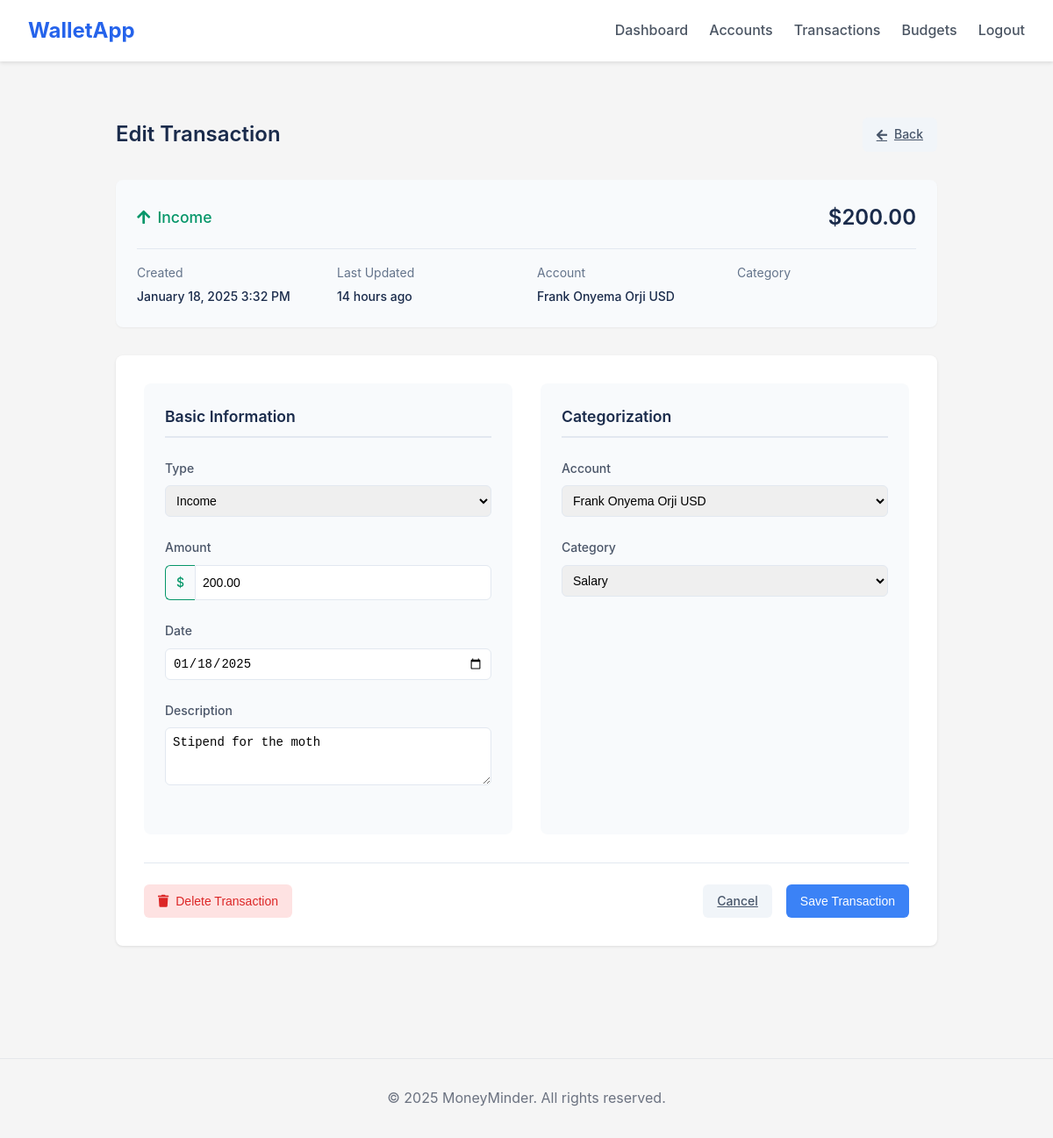
The app's page /transactions/43002e2b-e98f-4fe4-b57e-3e22eb6fcf14/edit (signed in) with its own data.
### app/models/transaction.py (models this page shows, shortened)
class Transaction(db.Model, BaseModel):
    __tablename__ = 'transactions'
    amount = db.Column(db.Numeric(10, 2), nullable=False)
    transaction_type = db.Column(db.String(20), nullable=False)  # 'income' or 'expense'
    description = db.Column(db.Text)
    date = db.Column(db.DateTime, nullable=False, default=datetime.utcnow)
    category = db.Column(db.String(100), nullable=False)
    tag = db.Column(db.String(100), nullable=False)
    user_id = db.Column(db.String(50), db.ForeignKey('users.id'), nullable=False)
    account_id = db.Column(db.String(50), db.ForeignKey('accounts.id'), nullable=False)
    account = db.relationship('Account', back_populates='transactions')

### app/models/account.py (models this page shows, shortened)
class Account(db.Model, BaseModel):
    __tablename__ = 'accounts'
    name = db.Column(db.String(100), nullable=False)
    account_type = db.Column(db.String(50), nullable=False)  # bank, cash, mobile_money
    currency = db.Column(db.String(3), nullable=False, default='USD')
    balance = db.Column(db.Numeric(10, 2), nullable=False, default=0)
    description = db.Column(db.Text)
    user_id = db.Column(db.String(50), db.ForeignKey('users.id'), nullable=False)
    transactions = db.relationship('Transaction', back_populates='account', lazy='dynamic', cascade='all, delete-orphan')

### app/routes/transactions.py (the view, shortened to what this page needs)
@transactions.route('/<transaction_id>/edit', methods=['GET', 'POST'])
@login_required
def edit(transaction_id):
    transaction = Transaction.query.filter_by(
        id=transaction_id,
        user_id=current_user.id
    ).first_or_404()
    form = TransactionForm(current_user, obj=transaction)
    return render_template('transactions/edit.html',
                           form=form,
                           transaction=transaction,
                           categories=Category.PRESET_CATEGORIES,
                           category_tags=Category.CATEGORY_TAGS)

### app/forms/transaction.py (called while the page is built)
    def update_tag_choices(self, category):
        if category:
            tags = Category.get_tags_for_category(category)
            self.tag.choices = [('', 'Select Tag')] + [(tag, tag) for tag in tags]
        else:
            self.tag.choices = [('', 'Select Tag')]

### app/models/__init__.py (called while the page is built)
    @classmethod
    def get_by_id(cls, id):
        return cls.query.get_or_404(id)

### app/models/category.py (called while the page is built)
    @classmethod
    def get_tags_for_category(cls, category_name):
        return cls.CATEGORY_TAGS.get(category_name, {}).get('Subcategories', [])

### app/templates/transactions/edit.html (shortened to what this page needs)
{% extends "base.html" %}
{% block styles %}
    <link rel="stylesheet" href="{{ url_for('static', filename='css/transaction-edit.css') }}">
{% endblock %}
{% block content %}
    <div class="form-container">
        <div class="form-header">
            <h1>Edit Transaction</h1>
            <a href="{{ url_for('transactions.index') }}" class="btn btn-secondary">
                <i class="fas fa-arrow-left"></i> Back
            </a>
        </div>
        <div class="transaction-summary">
            <div class="summary-header">
                <div class="transaction-type {{ transaction.transaction_type }}">
                    <i class="fas fa-{{ 'arrow-up' if transaction.transaction_type == 'income' else 'arrow-down' }}"></i>
                    <span>{{ transaction.transaction_type|title }}</span>
                </div>
                <div class="transaction-amount">
                    {{ "${:,.2f}".format(transaction.amount) }}
                </div>
            </div>
            <div class="summary-details">
                <div class="detail-item">
                    <span class="label">Created</span>
                    <span class="value">{{ moment(transaction.created_at).format('LLL') }}</span>
                </div>
                <div class="detail-item">
                    <span class="label">Last Updated</span>
                    <span class="value">{{ moment(transaction.updated_at).fromNow() }}</span>
                </div>
                <div class="detail-item">
                    <span class="label">Account</span>
                    <span class="value">{{ transaction.account.name }}</span>
                </div>
                <div class="detail-item">
                    <span class="label">Category</span>
                </div>
            </div>
        </div>
        <div class="form-content">
            <form class="transaction-form {{ transaction.transaction_type }}" method="post" novalidate>
                <div class="form-grid">
                    <div class="form-section">
                        <h2>Basic Information</h2>
                        <div class="form-group">
                            {{ form.transaction_type.label }}
                            {{ form.transaction_type(class="form-control") }}
                        </div>
                        <div class="form-group amount-group">
                            {{ form.amount.label }}
                            <div class="input-group">
                                <span class="input-group-text">$</span>
                                {{ form.amount(class="form-control", placeholder="0.00") }}
                            </div>
                        </div>
                        <div class="form-group">
                            {{ form.date.label }}
                            {{ form.date(class="form-control", type="date") }}
                        </div>
                        <div class="form-group">
                            {{ form.description.label }}
                            {{ form.description(class="form-control", rows=3, placeholder="Enter description...") }}
                        </div>
                    </div>
                    <div class="form-section">
                        <h2>Categorization</h2>
                        <div class="form-group">
                            {{ form.account_id.label }}
                            {{ form.account_id(class="form-control") }}
                        </div>
                        <div class="form-group">
                            {{ form.category.label }}
                            {{ form.category(class="form-control") }}
                        </div>
                    </div>
                </div>
                <div class="form-actions">
                    <button type="button" class="btn btn-danger"
                            onclick="confirmDelete('{{ url_for('transactions.delete', transaction_id=transaction.id) }}')">
                        <i class="fas fa-trash"></i> Delete Transaction
                    </button>
                    <div class="action-group">
                        <a href="{{ url_for('transactions.index') }}" class="btn btn-secondary">Cancel</a>
                        {{ form.submit(class="btn btn-primary") }}
                    </div>
                </div>
            </form>
        </div>
    </div>
{% endblock %}

### app/static/css/style.css (style rules this page uses)
* { margin: 0; padding: 0; box-sizing: border-box; }
body { font-family: 'Inter', -apple-system, BlinkMacSystemFont, 'Segoe UI', Roboto, sans-serif; line-height: 1.6; color: #333; background-color: #f5f5f5; }

### app/static/css/accounts.css (style rules this page uses)
.btn { display: inline-flex; align-items: center; gap: 0.5rem; padding: 0.625rem 1.25rem; border-radius: 6px; font-size: 0.875rem; font-weight: 500; transition: all 0.2s ease; cursor: pointer; border: none; }
.btn-primary { background-color: #2563eb; color: white; }
.btn-secondary { background-color: #f3f4f6; color: #4b5563; }
.btn-danger { background-color: #dc2626; color: white; }

### app/static/css/transaction-edit.css (style rules this page uses)
.form-container { max-width: 1000px; margin: 0 auto; padding: 2rem; }
.form-header { display: flex; justify-content: space-between; align-items: center; margin-bottom: 2rem; }
.form-header h1 { font-size: 1.5rem; font-weight: 600; color: #1a2b4b; }
.transaction-summary { background-color: #f8fafc; border-radius: 8px; padding: 1.5rem; margin-bottom: 2rem; box-shadow: 0 1px 2px rgba(0, 0, 0, 0.05); }
.summary-header { display: flex; justify-content: space-between; align-items: center; margin-bottom: 1rem; padding-bottom: 1rem; border-bottom: 1px solid #e2e8f0; }
.transaction-type { display: flex; align-items: center; gap: 0.5rem; font-size: 1.1rem; font-weight: 500; }
.transaction-type.income { color: #059669; }
.transaction-amount { font-size: 1.5rem; font-weight: 600; color: #1a2b4b; }
.summary-details { display: grid; grid-template-columns: repeat(auto-fit, minmax(200px, 1fr)); gap: 1.5rem; }
.detail-item { display: flex; flex-direction: column; }
.detail-item .label { font-size: 0.875rem; color: #64748b; margin-bottom: 0.25rem; }
.detail-item .value { font-size: 0.875rem; color: #1a2b4b; font-weight: 500; }
.form-content { background-color: white; border-radius: 8px; box-shadow: 0 1px 3px rgba(0, 0, 0, 0.1); padding: 2rem; }
.form-grid { display: grid; grid-template-columns: repeat(auto-fit, minmax(300px, 1fr)); gap: 2rem; }
.form-section { background-color: #f8fafc; border-radius: 8px; padding: 1.5rem; }
.form-section h2 { font-size: 1.1rem; color: #1a2b4b; font-weight: 600; margin-bottom: 1.5rem; padding-bottom: 0.5rem; border-bottom: 2px solid #e2e8f0; }
.form-group { margin-bottom: 1.5rem; }
.form-group label { display: block; font-size: 0.875rem; font-weight: 500; color: #4a5568; margin-bottom: 0.5rem; }
.input-group { display: flex; }
.input-group-text { display: flex; align-items: center; padding: 0.5rem 0.75rem; font-size: 0.875rem; font-weight: 500; color: #4a5568; background-color: #f8fafc; border: 1px solid #e2e8f0; border-right: none; border-radius: 6px 0 0 6px; }
.input-group .form-control { border-top-left-radius: 0; border-bottom-left-radius: 0; }
.form-control { width: 100%; padding: 0.5rem; border: 1px solid #e2e8f0; border-radius: 6px; font-size: 0.875rem; transition: all 0.2s; }
.form-actions { display: flex; justify-content: space-between; margin-top: 2rem; padding-top: 1.5rem; border-top: 1px solid #e2e8f0; }
.action-group { display: flex; gap: 1rem; }
.btn { display: inline-flex; align-items: center; gap: 0.5rem; padding: 0.5rem 1rem; font-size: 0.875rem; font-weight: 500; border-radius: 6px; transition: all 0.2s; cursor: pointer; border: none; }
.btn-primary { background-color: #3b82f6; color: white; }
.btn-secondary { background-color: #f1f5f9; color: #475569; }
.btn-danger { background-color: #fee2e2; color: #dc2626; }
.transaction-form.income .amount-group .input-group-text { color: #059669; border-color: #059669; }

### records on screen
Transaction: amount "$200.00", created_at "January 18, 2025 3:32 PM", updated_at "14 hours ago", transaction_type "Income", amount "200.00", date "01/18/2025", description "Stipend for the moth", account_id "Frank Onyema Orji USD", category "Salary"
